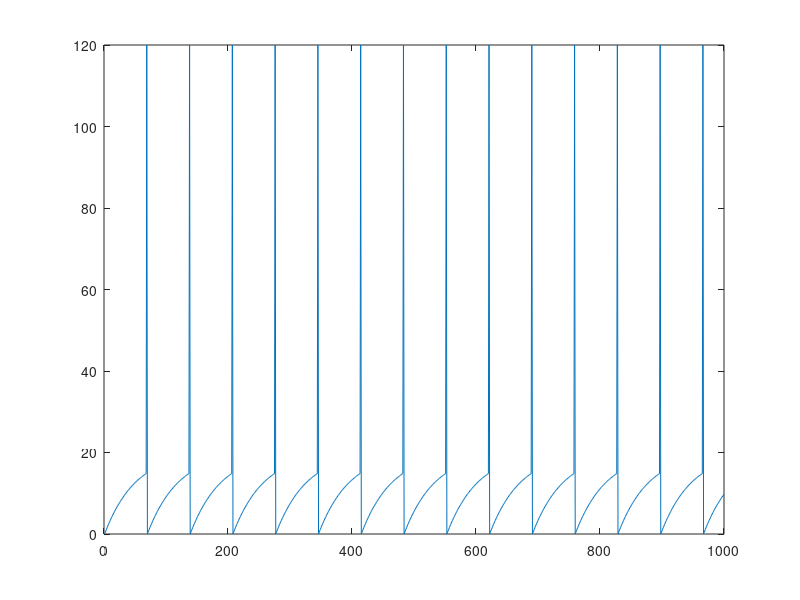

MATLAB code for this plot: (Note: this script raises an error after producing the figure.)
%% part a
clc
clear;
close all;

dt = 0.0001;
tSim = 0.1;
vr = 0;
Vth = 15;
RI = 20;
v = zeros(1,tSim/dt);
tau_m = 0.005;

for i = 1:(tSim/dt)-1
    
   dv =  (dt*(-v(i)+RI))/tau_m;
   v(i+1) = v(i)+dv;
   if v(i+1) >= Vth
      v(i) = 120;
      v(i+1) = vr; 
   end
    
end
plot(v)

%% part c
clc
clear;
close all;
k = 8;
dt = 1e-4;
fr = 500;
% Vth = 30;
Vth = 20e-3;
Vr = -30e-3;
% Vr = 0;
tsim = 5;
tau_m = 5e-3;
t_peak = 1.5e-3;
[spikeMat,tVec] = poissonSpikeGen(fr,tsim,1,dt);
delta_index = find(spikeMat);
% delta_index_k = delta_index(1:k);
% t0 = delta_index_k(end)*dt;
% v =@(t) vr*exp(-(t-t0)/taw_m)+(R/taw_m)*sum()
run lambda_functions
%
t = 0:dt:tsim-dt;
t0 = 0;
v = zeros(size(t));
Is = 20* t.*exp(-t/t_peak);
Is = Is(1:200);
I = filter(Is,1,spikeMat);
% I = conv(Is,spikeMat);
R = 1;numberOfFiring = 0; 

start_idx = 1;
for i = 1:length(t)
    initial = Vr*exp(-(t(i) - t0)/tau_m);
    sumation = 0;
%     s = 0;
    for s = 0:dt:(t(i)-t0)
        idx = 1+round((t(i)-s)/dt);
        sumation = sumation + exp(-s/tau_m).*I(idx) * dt; 
    end
    v(i) = initial + R/tau_m * sumation;
    if(v(i) >= Vth)
        v(i) = 0.45 ;
        t0 = t(i+1);
        
        numberOfFiring = numberOfFiring + 1;
        integrate_index(numberOfFiring) = i;
        end_idx = i;
        integrate_mat(numberOfFiring) = sum(spikeMat(start_idx:end_idx));
        start_idx = i;         
    end
end
v = v - 50e-3;
%
figure;
subplot(4,1,1:3);
hold on;
plot(t,v, t,Vth*ones(size(t))-50e-3,'r', t,zeros(size(t))-50e-3,'y');
plotts(I-50e-3,dt,'g')

subplot(414);
plot((0:length(spikeMat)-1)*dt, 0.1*spikeMat,'color',[0,0,0]+0.9);
hold on;plotts(I,dt,'g'); 

figure; histogram(integrate_mat);
%% part D

clc
clear;
close all;
k = 8;
dt = 1e-4;
fr = 500;
% Vth = 30;
Vth = 20e-3;
Vr = -30e-3;
% Vr = 0;
tsim = 5;
tau_m = 5e-3;
t_peak = 1.5e-3;
[spikeMat,tVec] = poissonSpikeGen(fr,tsim,1,dt);
delta_index = find(spikeMat); spikeMat = double(spikeMat);
n_spikes = length(delta_index);
ie_ratio = 0.2;
ipsp_idx = randsample(n_spikes ,floor(ie_ratio*n_spikes));
spikeMat(delta_index(ipsp_idx)) = -1;
% plot(spikeMat)
run lambda_functions
%
t = 0:dt:tsim-dt;
t0 = 0;
v = zeros(size(t));
Is = 20* t.*exp(-t/t_peak);
Is = Is(1:200);
I = filter(Is,1,spikeMat);
% I = conv(Is,spikeMat);
R = 1;numberOfFiring = 0; 
%
start_idx = 1;
for i = 1:length(t)
    initial = Vr*exp(-(t(i) - t0)/tau_m);
    sumation = 0;
%     s = 0;
    for s = 0:dt:(t(i)-t0)
        idx = 1+round((t(i)-s)/dt);
        sumation = sumation + exp(-s/tau_m).*I(idx) * dt; 
    end
    v(i) = initial + R/tau_m * sumation;
    if(v(i) >= Vth)
        v(i) = 0.45 ;
        t0 = t(i+1);
        
        numberOfFiring = numberOfFiring + 1;
%         integrate_index(numberOfFiring) = i;
        end_idx = i;
        integrate_mat(numberOfFiring) = sum(spikeMat(start_idx:end_idx));
        integrate_mat_idx(1:2,numberOfFiring) = [start_idx; end_idx]; 
        start_idx = i+1;         
    end
end
v = v - 50e-3;
%%
figure;
subplot(4,1,1:3);
hold on;
plot(t,v, t,Vth*ones(size(t))-50e-3,'r', t,zeros(size(t))-50e-3,'y');
plotts(I-50e-3,dt,'g')

subplot(414);
plot((0:length(spikeMat)-1)*dt, 0.1*spikeMat,'color',[0,0,0]+0.9);
hold on;plotts(I,dt,'g'); 

figure; histogram(integrate_mat,100);


